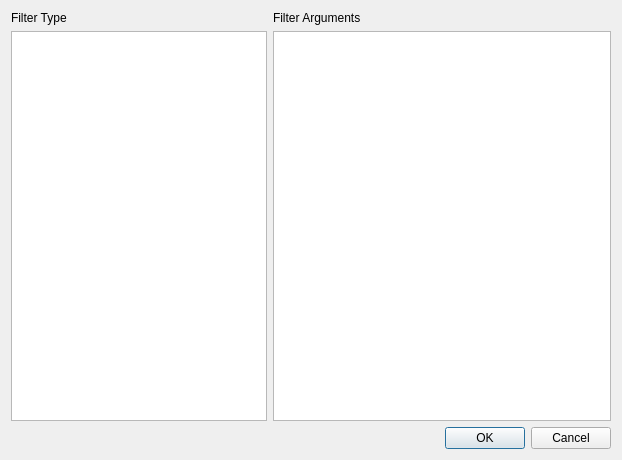
<?xml version="1.0" encoding="UTF-8"?>
<ui version="4.0">
 <class>FilterDialog</class>
 <widget class="QDialog" name="FilterDialog">
  <property name="geometry">
   <rect>
    <x>0</x>
    <y>0</y>
    <width>622</width>
    <height>460</height>
   </rect>
  </property>
  <property name="windowTitle">
   <string>Filter Settings</string>
  </property>
  <layout class="QGridLayout" name="gridLayout_2">
   <item row="0" column="0">
    <layout class="QGridLayout" name="gridLayout">
     <item row="1" column="0">
      <widget class="QListView" name="filter_type_listView">
       <property name="sizePolicy">
        <sizepolicy hsizetype="Preferred" vsizetype="Expanding">
         <horstretch>0</horstretch>
         <verstretch>0</verstretch>
        </sizepolicy>
       </property>
      </widget>
     </item>
     <item row="0" column="0">
      <widget class="QLabel" name="label">
       <property name="text">
        <string>Filter Type</string>
       </property>
      </widget>
     </item>
     <item row="0" column="1">
      <widget class="QLabel" name="label_2">
       <property name="text">
        <string>Filter Arguments</string>
       </property>
      </widget>
     </item>
     <item row="1" column="1">
      <widget class="QTableView" name="filter_args_tableView"/>
     </item>
    </layout>
   </item>
   <item row="1" column="0">
    <widget class="QDialogButtonBox" name="buttonBox">
     <property name="orientation">
      <enum>Qt::Horizontal</enum>
     </property>
     <property name="standardButtons">
      <set>QDialogButtonBox::Cancel|QDialogButtonBox::Ok</set>
     </property>
    </widget>
   </item>
  </layout>
 </widget>
 <resources/>
 <connections>
  <connection>
   <sender>buttonBox</sender>
   <signal>accepted()</signal>
   <receiver>FilterDialog</receiver>
   <slot>accept()</slot>
   <hints>
    <hint type="sourcelabel">
     <x>248</x>
     <y>254</y>
    </hint>
    <hint type="destinationlabel">
     <x>157</x>
     <y>274</y>
    </hint>
   </hints>
  </connection>
  <connection>
   <sender>buttonBox</sender>
   <signal>rejected()</signal>
   <receiver>FilterDialog</receiver>
   <slot>reject()</slot>
   <hints>
    <hint type="sourcelabel">
     <x>316</x>
     <y>260</y>
    </hint>
    <hint type="destinationlabel">
     <x>286</x>
     <y>274</y>
    </hint>
   </hints>
  </connection>
 </connections>
</ui>
